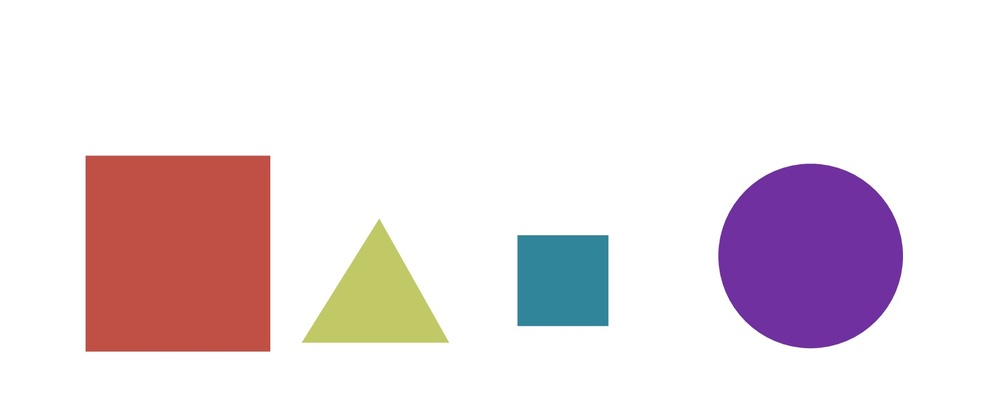
#> input picture images/bunchofshapes.jpg, 1000 x 409 px, shrunk from 1576 x 645 before the run
$ jupyter execute 16_SortingContours.ipynb
#> lines starting #> are read from the running program, lines starting #| are printed output that depends on the picture; after the words box and inside, x2 and y2 are one past the last pixel; in counts of white or black regions, pixels touching at a corner belong together
[cell 1]
import cv2
import numpy as np

[cell 2]
# Load our image
image = cv2.imread('images/bunchofshapes.jpg')
#> image is the input picture: shape (409, 1000, 3); mean B, G, R 226.7, 222.2, 234.4
#cv2.imshow('0 - Original Image', image)
#cv2.waitKey(0)

[cell 3]
# Create a black image with same dimensions as our loaded image
blank_image = np.zeros((image.shape[0], image.shape[1], 3))

# Create a copy of our original image
orginal_image = image

# Grayscale our image
gray = cv2.cvtColor(image,cv2.COLOR_BGR2GRAY)
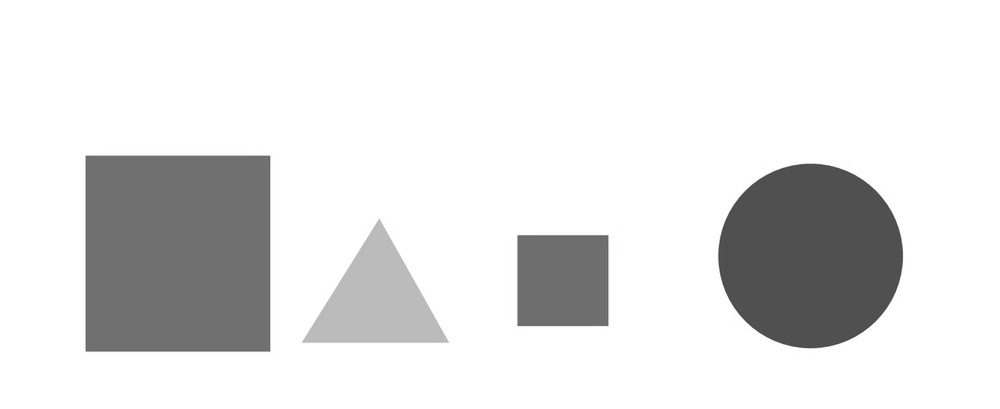
#> gray: shape (409, 1000); min 61, max 255, mean 226.4

[cell 4]
# Find Canny edges
edged = cv2.Canny(gray, 50, 200)
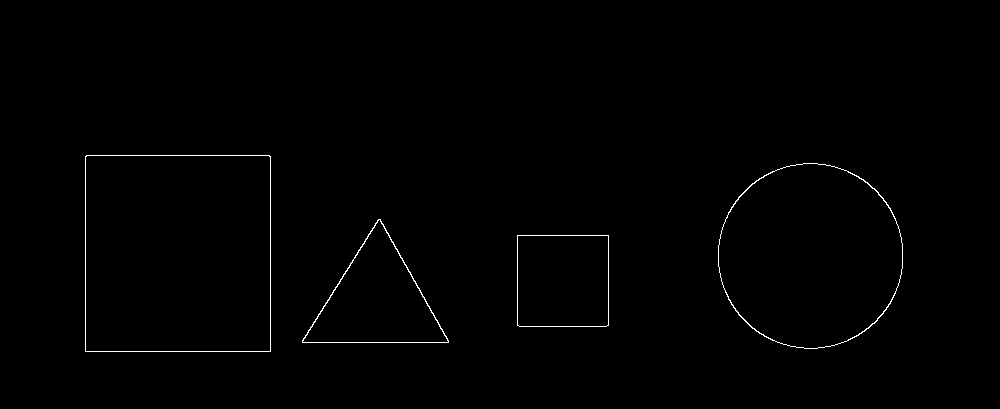
#> edged: shape (409, 1000); 0.57% white in thin lines or dots, all inside (x1, y1, x2, y2) = (85, 155, 903, 352)
#cv2.imshow('1 - Canny Edges', edged)
#cv2.waitKey(0)

[cell 5]
# Find contours and print how many were found
contours, hierarchy = cv2.findContours(edged.copy(), cv2.RETR_EXTERNAL, cv2.CHAIN_APPROX_NONE)
#> contours = 4 contours; box (x1, y1, x2, y2) and area: (85, 155, 271, 352) 36259, (718, 163, 903, 349) 26813, (302, 219, 449, 343) 9207, (517, 235, 609, 327) 8278
print ("Number of contours found = " + str(len(contours)))
#| Number of contours found = 4

#Draw all contours
cv2.drawContours(blank_image, contours, -1, (0,255,0), 3)
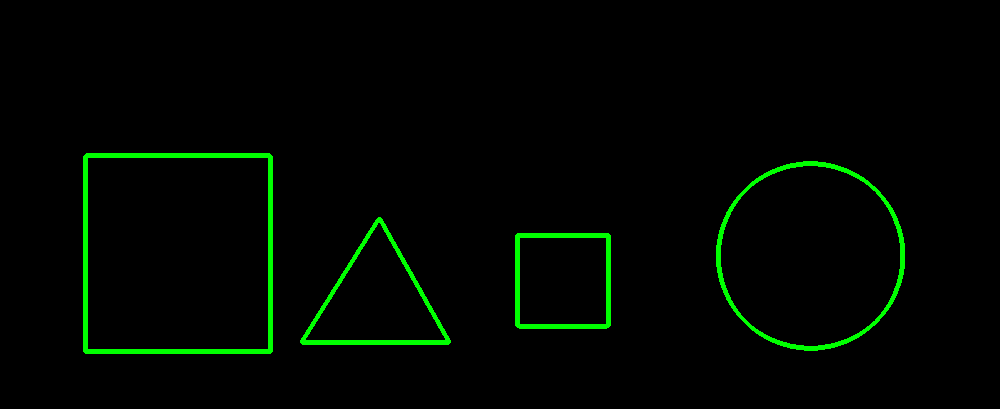
#> blank_image: shape (409, 1000, 3) float64; mean of channels 0, 1, 2 0, 6.3, 0; drawn as B, G, R
#cv2.imshow('2 - All Contours over blank image', blank_image)
#cv2.waitKey(0)

# Draw all contours over blank image
cv2.drawContours(image, contours, -1, (0,255,0), 3)
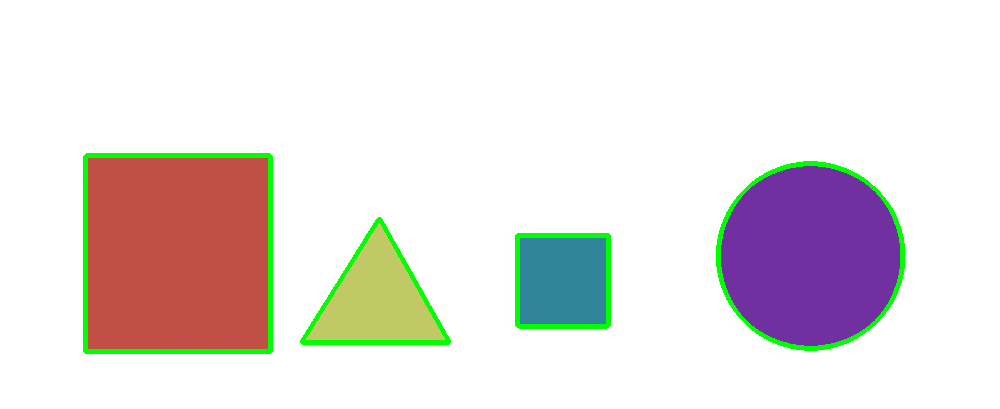
#> image: shape (409, 1000, 3); 2.49% of pixels changed, all inside (x1, y1, x2, y2) = (83, 153, 905, 354)
#cv2.imshow('3 - All Contours', image)
#cv2.waitKey(0)
cv2.destroyAllWindows()

[cell 6]
#if want to plot then
import matplotlib.pyplot as plt
plt.imshow(image)

[cell 7]
#method of finding contour area of shapes
#get contours from previous
def get_contour_area(contours):
    all_area =[]
    for cnt in contours:
        area = cv2.contourArea(cnt)
        all_area.append(area)
#> this loop made 4 passes
#> area on passes 1 to 4: 8278, 9207, 26813, 36259
#> after the loop, all_area = [8278, 9207, 26813, 36259]
    return all_area

[cell 8]
print(get_contour_area(contours))
#| [8278.0, 9207.0, 26813.0, 36259.0]

[cell 9]
#after sort the area of shapes
sorted_contours = sorted(contours, key = cv2.contourArea, reverse = True)
#> sorted_contours has the same summary as contours
print ("Contor Areas after sorting")
print (get_contour_area(sorted_contours))
#> the loop in get_contour_area (call 2), `for cnt in contours:` made 4 passes
#| [36259.0, 26813.0, 9207.0, 8278.0]

[cell 10]
#now print sorted shape

for i, c in enumerate(sorted_contours):
    if i == 0:
        cv2.drawContours(orginal_image, [c], -1, (0,255,0), 5)
        plt.imshow(orginal_image)
    if i == 1:
        cv2.drawContours(orginal_image, [c], -1, (255,0,0), 5)
        plt.imshow(orginal_image)
    if i == 2:
        cv2.drawContours(orginal_image, [c], -1, (255,255,0), 5)
        plt.imshow(orginal_image)
    if i == 3:
        cv2.drawContours(orginal_image, [c], -1, (0,255,255), 5)
        plt.imshow(orginal_image)
#> this loop made 4 passes
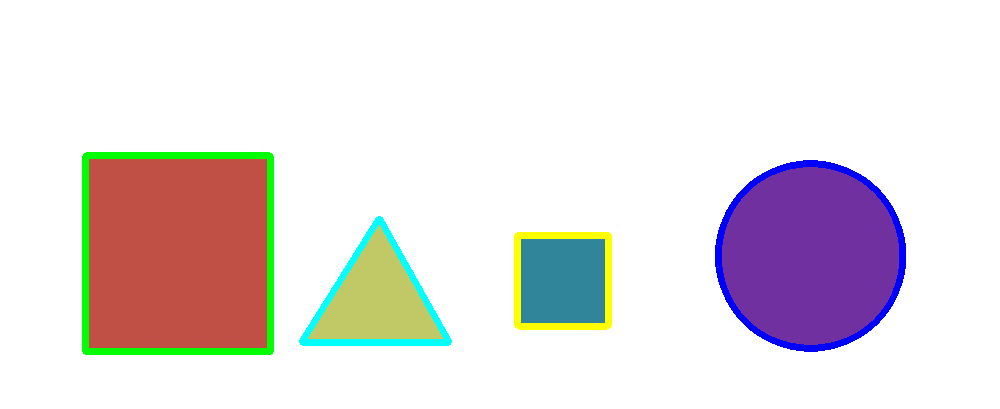
#> orginal_image: shape (409, 1000, 3); 3.54% of pixels changed, all inside (x1, y1, x2, y2) = (82, 152, 906, 355)
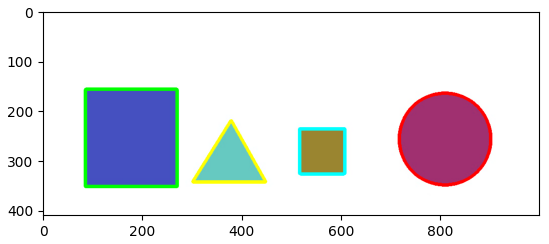
#> figure drawn by matplotlib, 1 panel; B, G, R data is drawn as R, G, B

$ run again, with images/4star.jpg copied over images/bunchofshapes.jpg
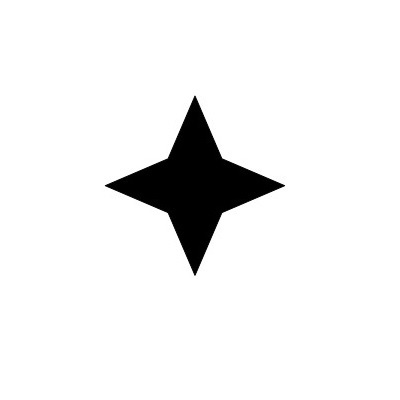
#> input picture images/4star.jpg, 400 x 400 px
#> image is the input picture: shape (400, 400, 3); min 0, max 255, mean 239.2
#> `edged = cv2.Canny(gray, 50, 200)`:
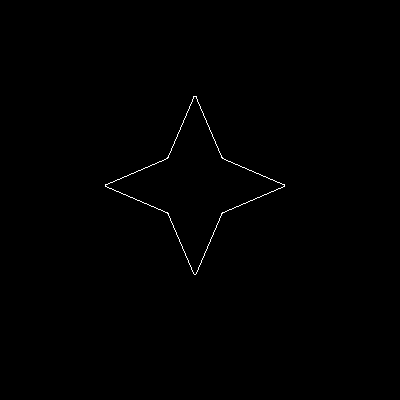
#> edged: shape (400, 400); 0.32% white in thin lines or dots, all inside (x1, y1, x2, y2) = (105, 96, 285, 275)
#> contours = 1 contour; box (x1, y1, x2, y2) and area: (105, 96, 285, 275) 9939
#| Number of contours found = 1
#> image: shape (400, 400, 3); 1.55% of pixels changed, all inside (x1, y1, x2, y2) = (103, 94, 287, 277)
#> the loop in get_contour_area, `for cnt in contours:` made 1 pass
#> area on pass 1: 9939
#> after the loop in get_contour_area, `for cnt in contours:`: all_area = [9939]
#| [9939.0]
#> sorted_contours has the same summary as contours
#> the loop in get_contour_area (call 2), `for cnt in contours:` made 1 pass
#| [9939.0]
#> the loop `for i, c in enumerate(sorted_contours):` made 1 pass
#> after the loop `for i, c in enumerate(sorted_contours):`:
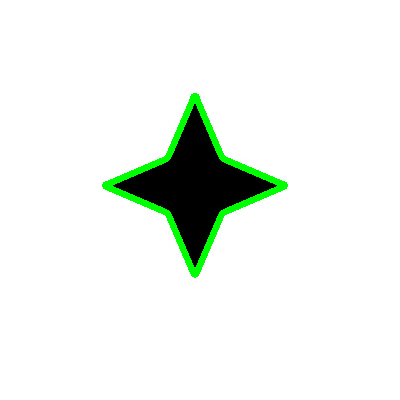
#> orginal_image: shape (400, 400, 3); 2.17% of pixels changed, all inside (x1, y1, x2, y2) = (102, 93, 288, 278)

$ run again, with images/5star.jpg copied over images/bunchofshapes.jpg
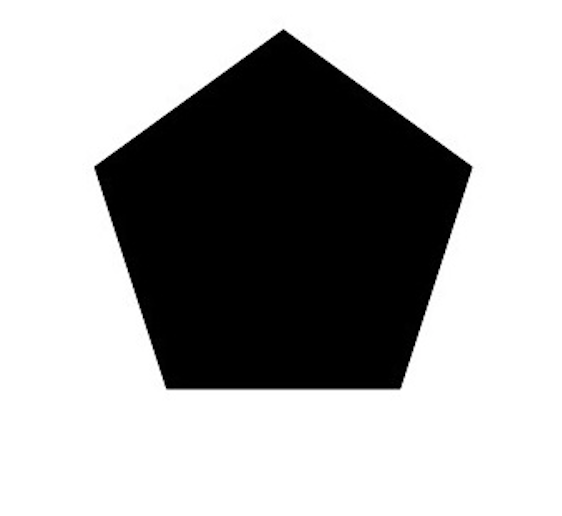
#> input picture images/5star.jpg, 562 x 516 px
#> image is the input picture: shape (516, 562, 3); mean B, G, R 172.2, 172.2, 172.2
#> `edged = cv2.Canny(gray, 50, 200)`:
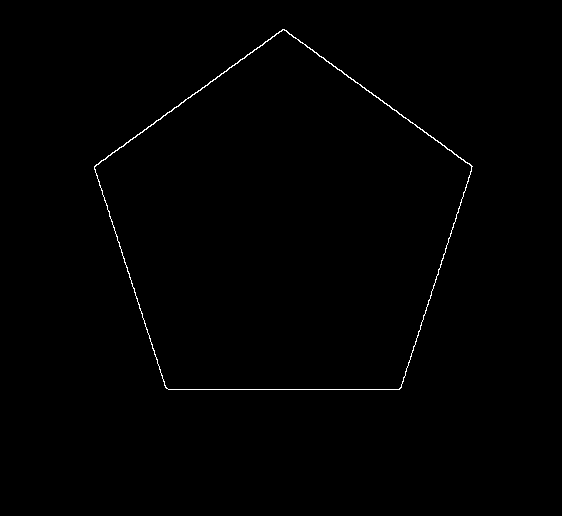
#> edged: shape (516, 562); 0.48% white in thin lines or dots, all inside (x1, y1, x2, y2) = (94, 29, 473, 390)
#> contours = 1 contour; box (x1, y1, x2, y2) and area: (94, 29, 473, 390) 94376
#| Number of contours found = 1
#> image: shape (516, 562, 3); 1.82% of pixels changed, all inside (x1, y1, x2, y2) = (92, 27, 475, 392)
#> the loop in get_contour_area, `for cnt in contours:` made 1 pass
#> area on pass 1: 94376
#> after the loop in get_contour_area, `for cnt in contours:`: all_area = [94376]
#| [94376.0]
#> sorted_contours has the same summary as contours
#> the loop in get_contour_area (call 2), `for cnt in contours:` made 1 pass
#| [94376.0]
#> the loop `for i, c in enumerate(sorted_contours):` made 1 pass
#> after the loop `for i, c in enumerate(sorted_contours):`:
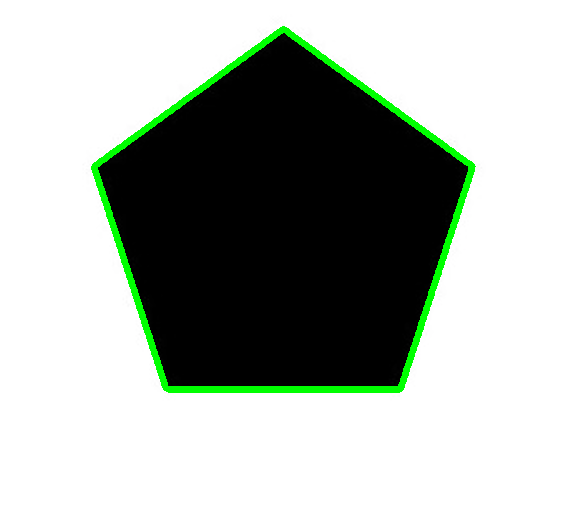
#> orginal_image: shape (516, 562, 3); 2.67% of pixels changed, all inside (x1, y1, x2, y2) = (91, 26, 476, 393)
